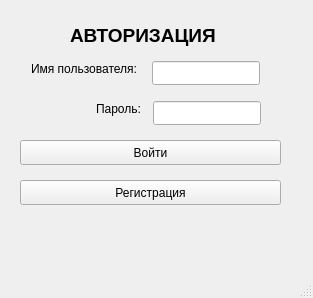
<?xml version="1.0" encoding="UTF-8"?>
<ui version="4.0">
 <class>MainWindow</class>
 <widget class="QMainWindow" name="MainWindow">
  <property name="geometry">
   <rect>
    <x>0</x>
    <y>0</y>
    <width>313</width>
    <height>298</height>
   </rect>
  </property>
  <property name="windowTitle">
   <string>MainWindow</string>
  </property>
  <widget class="QWidget" name="centralwidget">
   <widget class="QWidget" name="widget" native="true">
    <property name="geometry">
     <rect>
      <x>20</x>
      <y>-90</y>
      <width>871</width>
      <height>321</height>
     </rect>
    </property>
    <widget class="QPushButton" name="pushButton">
     <property name="geometry">
      <rect>
       <x>0</x>
       <y>230</y>
       <width>261</width>
       <height>25</height>
      </rect>
     </property>
     <property name="text">
      <string>Войти</string>
     </property>
    </widget>
    <widget class="QLabel" name="label_3">
     <property name="geometry">
      <rect>
       <x>50</x>
       <y>110</y>
       <width>181</width>
       <height>31</height>
      </rect>
     </property>
     <property name="font">
      <font>
       <pointsize>14</pointsize>
       <weight>75</weight>
       <bold>true</bold>
      </font>
     </property>
     <property name="text">
      <string>АВТОРИЗАЦИЯ</string>
     </property>
    </widget>
    <widget class="QPushButton" name="pushButton_2">
     <property name="geometry">
      <rect>
       <x>0</x>
       <y>270</y>
       <width>261</width>
       <height>25</height>
      </rect>
     </property>
     <property name="text">
      <string>Регистрация</string>
     </property>
    </widget>
    <widget class="QLabel" name="label_2">
     <property name="geometry">
      <rect>
       <x>76</x>
       <y>191</y>
       <width>48</width>
       <height>16</height>
      </rect>
     </property>
     <property name="text">
      <string>Пароль:</string>
     </property>
    </widget>
    <widget class="QLineEdit" name="lineEdit_2">
     <property name="enabled">
      <bool>true</bool>
     </property>
     <property name="geometry">
      <rect>
       <x>133</x>
       <y>191</y>
       <width>108</width>
       <height>24</height>
      </rect>
     </property>
     <property name="echoMode">
      <enum>QLineEdit::Password</enum>
     </property>
     <property name="dragEnabled">
      <bool>false</bool>
     </property>
    </widget>
    <widget class="QLabel" name="label">
     <property name="geometry">
      <rect>
       <x>11</x>
       <y>151</y>
       <width>114</width>
       <height>16</height>
      </rect>
     </property>
     <property name="text">
      <string>Имя пользователя:</string>
     </property>
    </widget>
    <widget class="QLineEdit" name="lineEdit">
     <property name="geometry">
      <rect>
       <x>132</x>
       <y>151</y>
       <width>108</width>
       <height>24</height>
      </rect>
     </property>
    </widget>
   </widget>
  </widget>
  <widget class="QMenuBar" name="menubar">
   <property name="geometry">
    <rect>
     <x>0</x>
     <y>0</y>
     <width>313</width>
     <height>25</height>
    </rect>
   </property>
  </widget>
  <widget class="QStatusBar" name="statusbar"/>
 </widget>
 <resources/>
 <connections/>
</ui>
